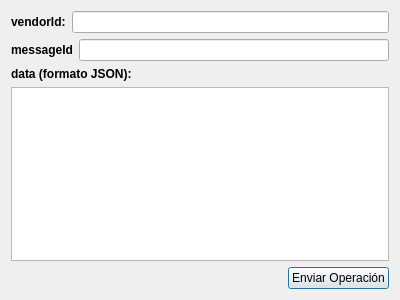
<?xml version="1.0" encoding="UTF-8"?>
<ui version="4.0">
 <class>DataTransfer</class>
 <widget class="QDialog" name="DataTransfer">
  <property name="geometry">
   <rect>
    <x>0</x>
    <y>0</y>
    <width>400</width>
    <height>300</height>
   </rect>
  </property>
  <property name="windowTitle">
   <string>DataTransfer</string>
  </property>
  <layout class="QVBoxLayout" name="verticalLayout_2">
   <item>
    <layout class="QHBoxLayout" name="horizontalLayout_2">
     <item>
      <widget class="QLabel" name="label">
       <property name="font">
        <font>
         <bold>true</bold>
        </font>
       </property>
       <property name="text">
        <string>vendorId:</string>
       </property>
      </widget>
     </item>
     <item>
      <widget class="QLineEdit" name="lineEdit"/>
     </item>
    </layout>
   </item>
   <item>
    <layout class="QHBoxLayout" name="horizontalLayout_3">
     <item>
      <widget class="QLabel" name="label_2">
       <property name="font">
        <font>
         <bold>true</bold>
        </font>
       </property>
       <property name="text">
        <string>messageId</string>
       </property>
      </widget>
     </item>
     <item>
      <widget class="QLineEdit" name="lineEdit_2"/>
     </item>
    </layout>
   </item>
   <item>
    <layout class="QVBoxLayout" name="verticalLayout">
     <item>
      <widget class="QLabel" name="label_3">
       <property name="font">
        <font>
         <bold>true</bold>
        </font>
       </property>
       <property name="text">
        <string>data (formato JSON):</string>
       </property>
      </widget>
     </item>
     <item>
      <widget class="QPlainTextEdit" name="plainTextEdit"/>
     </item>
    </layout>
   </item>
   <item>
    <layout class="QHBoxLayout" name="horizontalLayout">
     <item>
      <spacer name="horizontalSpacer">
       <property name="orientation">
        <enum>Qt::Orientation::Horizontal</enum>
       </property>
       <property name="sizeHint" stdset="0">
        <size>
         <width>40</width>
         <height>20</height>
        </size>
       </property>
      </spacer>
     </item>
     <item>
      <widget class="QPushButton" name="pushButton">
       <property name="text">
        <string>Enviar Operación</string>
       </property>
      </widget>
     </item>
    </layout>
   </item>
  </layout>
 </widget>
 <resources/>
 <connections/>
</ui>
